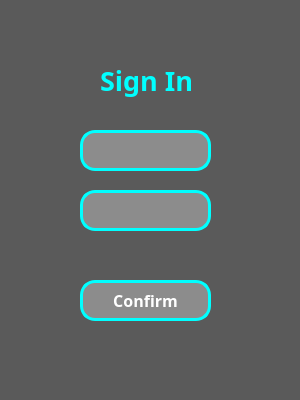
<?xml version="1.0" encoding="UTF-8"?>
<ui version="4.0">
 <class>MainWindow</class>
 <widget class="QMainWindow" name="MainWindow">
  <property name="geometry">
   <rect>
    <x>0</x>
    <y>0</y>
    <width>300</width>
    <height>400</height>
   </rect>
  </property>
  <property name="windowTitle">
   <string>MainWindow</string>
  </property>
  <widget class="QWidget" name="centralWidget">
   <property name="styleSheet">
    <string notr="true">background-color:rgb(90, 90, 90);
</string>
   </property>
   <widget class="QLabel" name="label_signin">
    <property name="geometry">
     <rect>
      <x>100</x>
      <y>60</y>
      <width>91</width>
      <height>41</height>
     </rect>
    </property>
    <property name="font">
     <font>
      <family>Yu Gothic UI Semibold</family>
      <pointsize>20</pointsize>
      <weight>75</weight>
      <bold>true</bold>
     </font>
    </property>
    <property name="styleSheet">
     <string notr="true">color:rgb(0, 255, 255)</string>
    </property>
    <property name="text">
     <string>Sign In</string>
    </property>
   </widget>
   <widget class="QLineEdit" name="input_login">
    <property name="geometry">
     <rect>
      <x>80</x>
      <y>130</y>
      <width>131</width>
      <height>41</height>
     </rect>
    </property>
    <property name="font">
     <font>
      <family>Yu Gothic UI Semibold</family>
      <pointsize>12</pointsize>
      <weight>75</weight>
      <bold>true</bold>
     </font>
    </property>
    <property name="styleSheet">
     <string notr="true">background-color:rgb(140, 140, 140);
border: 3px solid rgb(0, 255, 255);
border-radius: 15px;
color: white;</string>
    </property>
    <property name="text">
     <string/>
    </property>
    <property name="alignment">
     <set>Qt::AlignCenter</set>
    </property>
   </widget>
   <widget class="QLineEdit" name="input_password">
    <property name="geometry">
     <rect>
      <x>80</x>
      <y>190</y>
      <width>131</width>
      <height>41</height>
     </rect>
    </property>
    <property name="font">
     <font>
      <family>Yu Gothic UI Semibold</family>
      <pointsize>12</pointsize>
      <weight>75</weight>
      <bold>true</bold>
     </font>
    </property>
    <property name="styleSheet">
     <string notr="true">background-color:rgb(140, 140, 140);
border: 3px solid rgb(0, 255, 255);
border-radius: 15px;
color: white;</string>
    </property>
    <property name="text">
     <string/>
    </property>
    <property name="alignment">
     <set>Qt::AlignCenter</set>
    </property>
   </widget>
   <widget class="QPushButton" name="SignButton">
    <property name="geometry">
     <rect>
      <x>80</x>
      <y>280</y>
      <width>131</width>
      <height>41</height>
     </rect>
    </property>
    <property name="font">
     <font>
      <family>Yu Gothic UI Semibold</family>
      <pointsize>12</pointsize>
      <weight>75</weight>
      <bold>true</bold>
     </font>
    </property>
    <property name="styleSheet">
     <string notr="true">QPushButton{
background-color:rgb(140, 140, 140);
border: 3px solid rgb(0, 255, 255);
border-radius: 15px;
color: white;
}
QPushButton:pressed{
background-color:rgb(90, 90, 90);
}
</string>
    </property>
    <property name="text">
     <string>Confirm</string>
    </property>
   </widget>
  </widget>
 </widget>
 <layoutdefault spacing="6" margin="11"/>
 <resources/>
 <connections/>
</ui>
